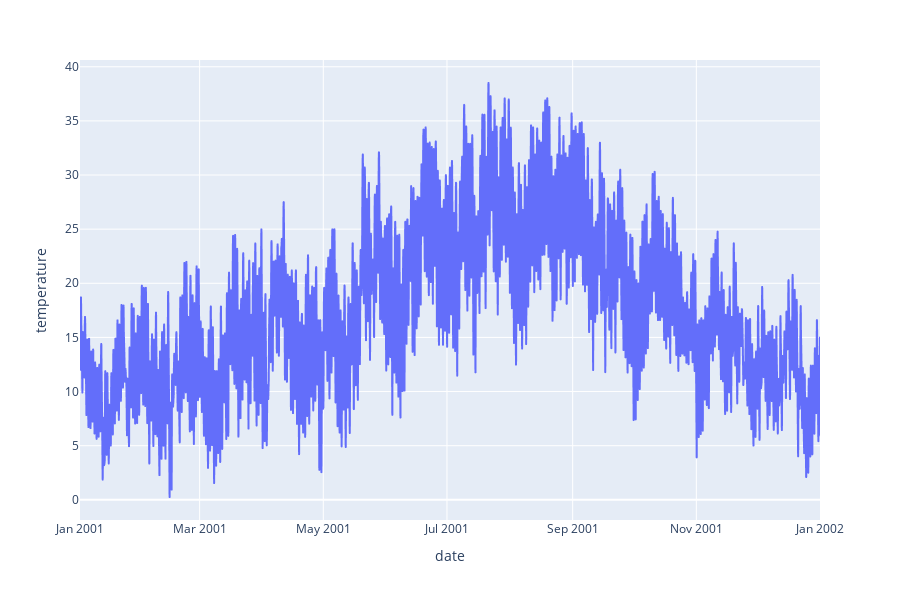

Notebook source saved alongside this figure:
### Code cell
import pandas as pd
import plotly.express as px

outdoor = proyecto.component[1]
datos = pd.DataFrame({'date':dates,'temperature':outdoor.variable["temperature"].array})
fig = px.line(datos,x='date',y='temperature',height=600)
fig.show()

### Figure 1 — Plotly figure (JSON) as saved in the notebook; plotly's stock layout.template omitted (floating-point values rounded to 4 significant figures; data arrays with more than 128 entries replaced by an {"elided": "..."} marker saying what was removed)
{"data": [{"hovertemplate": "date=%{x}<br>temperature=%{y}<extra></extra>", "legendgroup": "", "line": {"color": "#636efa", "dash": "solid"}, "marker": {"symbol": "circle"}, "mode": "lines", "name": "", "showlegend": false, "type": "scattergl", "x": {"elided": "35040 str values"}, "xaxis": "x", "y": {"elided": "35040 float values"}, "yaxis": "y"}], "layout": {"height": 600, "legend": {"tracegroupgap": 0}, "margin": {"t": 60}, "xaxis": {"anchor": "y", "domain": [0, 1], "title": {"text": "date"}}, "yaxis": {"anchor": "x", "domain": [0, 1], "title": {"text": "temperature"}}}}
